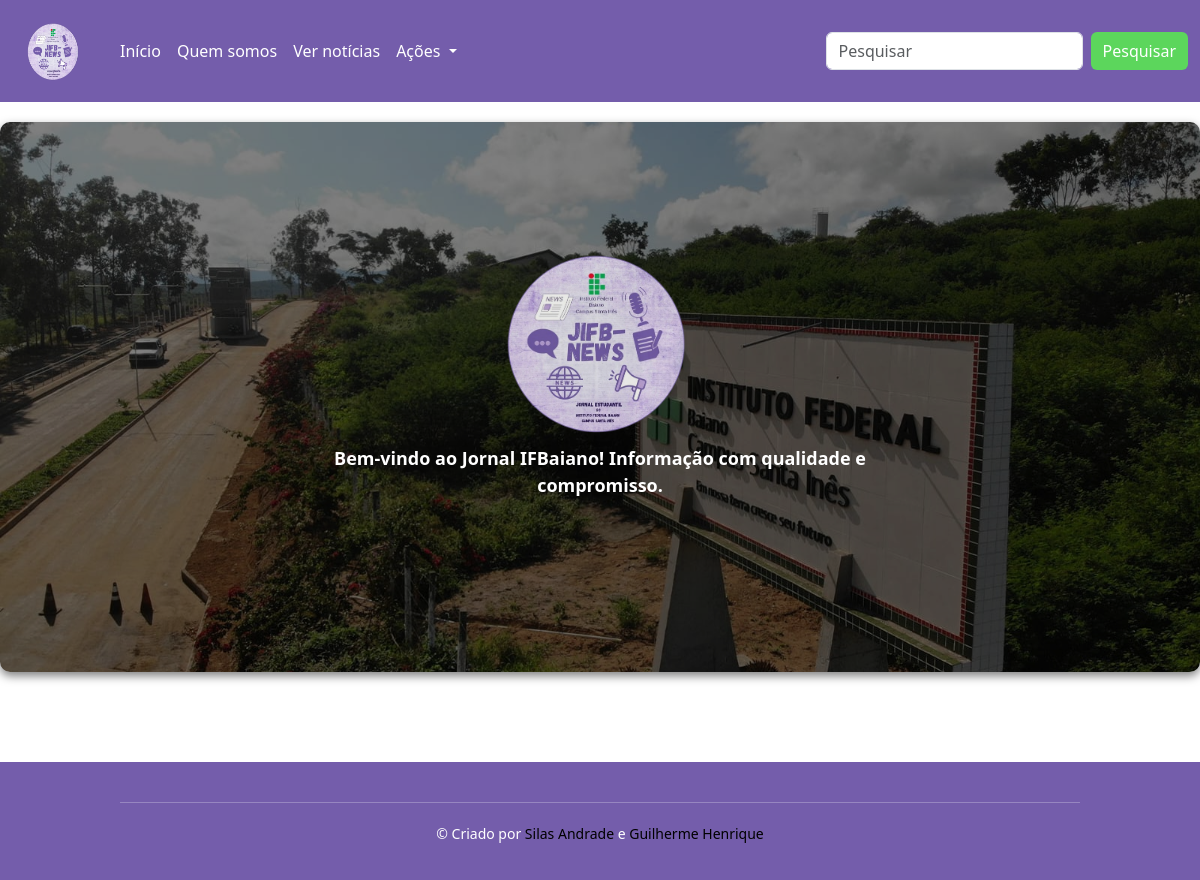
The app's page /, older data.
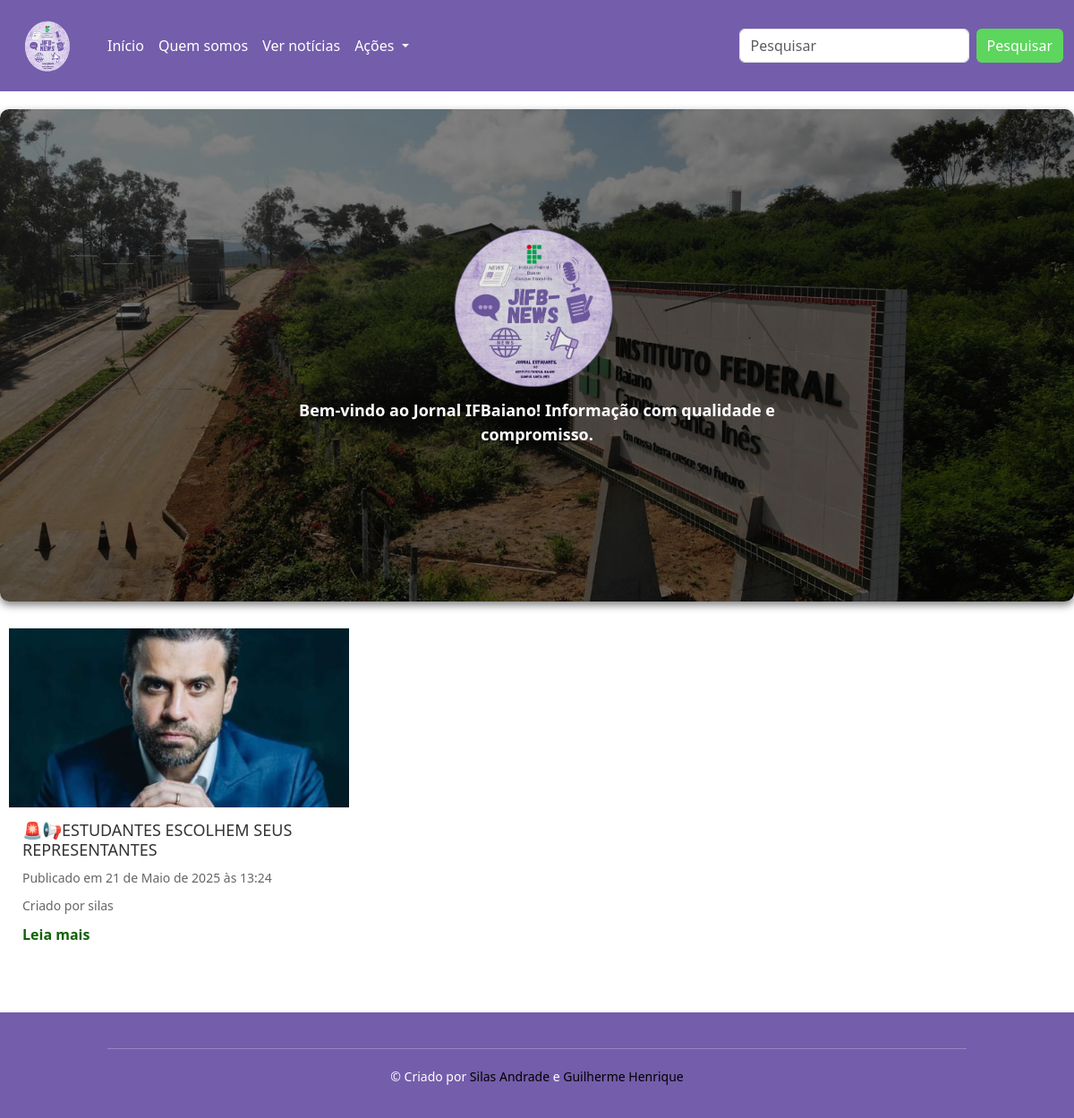
The same page, newer data.
### news/models.py (models this page shows, shortened)
class Noticia(models.Model):
    autor = models.ForeignKey(User, on_delete=models.CASCADE)
    título = models.CharField(max_length=500)
    corpo = models.FileField(upload_to="uploads/noticias/noticias/%Y/%m/%d")
    capa_noticia = models.ImageField(upload_to="uploads/noticias/CAPAS/%Y/%m/%d")
    visivel = models.BooleanField(default=True)
    updated = models.DateTimeField(auto_now=True)
    created = models.DateTimeField(auto_now_add=True)

### base/views.py (the view)
# urls.py: path('', HomePage, name='home'),
def HomePage(request):
    noticias = Noticia.objects.all().order_by('-updated')[:10]
    if request.user.is_authenticated:
        perfil = Perfil.objects.filter(user=request.user)
        context = {
        'noticias':noticias,
        'perfil':perfil,
        'minha_foto_de_perfil':Perfil.objects.get(user=request.user).foto_de_perfil
    }
    else:
        context = {
            'noticias':noticias,
            'perfil':None,
            'minha_foto_de_perfil':None
        }
    return render(request, "base/index.html", context)

### templates/base/index.html (shortened to what this page needs)
{% extends "main.html" %}
{% load static %}
{% block extra_css %}
    <link rel="stylesheet" href="{% static 'CSS/base/noticias.css' %}">
    <link rel="stylesheet" href="{% static 'CSS/base/eventos.css' %}">
    <link rel="stylesheet" href="{% static 'CSS/base/style.css' %}">
{% endblock %}
{% block content %}
    <div class="entrada-container">
        <img src="{% static 'img/LOGO_JIFB_SEM_FUNDO.png'%}" alt="Logo do Jornal" class="entrada-logo">
        <div class="entrada-mensagem">
        <p>Bem-vindo ao Jornal IFBaiano! Informação com qualidade e compromisso.</p>
        </div>
    </div>
    <section class="noticias" id="noticias">
        <div class="container-noticias">
            <section class="noticias">
                <div class="noticias-container">
                    {% for noticia in noticias %}
                        {% if noticia.visivel == True %}
                            <div class="noticia-card">
                                <a href="{% url 'noticia' noticia.id %}">
                                    <img src="{{ noticia.capa_noticia.url }}" alt="Notícia {{ noticia.id }}">
                                </a>
                                <div class="noticia-card-content">
                                    <h3>{{noticia.título}}</h3>
                                    <p>Publicado em {{noticia.created}}</p>
                                    <p>Criado por {{noticia.autor}}</p>
                                    <a href="{% url 'noticia' noticia.id %}" class="noticia-leia">Leia mais</a>
                                </div>
                            </div>
                        {% endif %}
                    {% endfor%}
                </div>
            </section>
        </div>
    </section>
{% endblock %}

Row changes from the older to the newer data that the page shows:
added Noticia: capa_noticia (picture), título "🚨📢ESTUDANTES ESCOLHEM SEUS REPRESENTANTES", created "21 de Maio de 2025 às 13:24", autor "silas"
